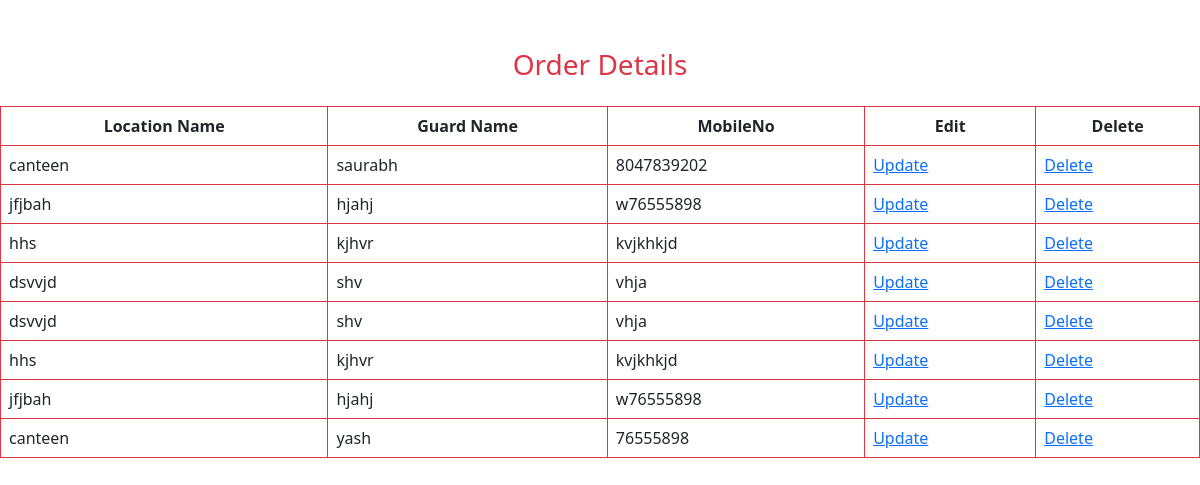
Screenshot of /viewlocation.php with the database file from the repository.
### tables this page shows
CREATE TABLE `location` (
  `location_name` varchar(200) NOT NULL,
  `Guard_name` varchar(200) NOT NULL,
  `mobile` varchar(200) NOT NULL
);

### viewlocation.php (the view, shortened to what this page needs)
<html>
    <head>
    <link rel='stylesheet' href='https://maxcdn.bootstrapcdn.com/font-awesome/4.7.0/css/font-awesome.min.css'>
  <link href="https://cdn.jsdelivr.net/npm/bootstrap@5.3.0-alpha3/dist/css/bootstrap.min.css" rel="stylesheet">
</head>
<body>
</body>
    <br />
    <h3 align="center" class="m-4 text-danger font-weight-light">Order Details</h3>
    <div class="table-responsive">
<?php
include "connection.php";
if($conn)
{
    $query="SELECT * FROM location";
$result=mysqli_query($conn,$query);
$cnt=mysqli_num_rows($result);
if($cnt>0)
{
    ?>
    <table class="table table-bordered border border-danger">
            <tr>
                            <th class="title" scope="col">Location Name</th>
                            <th class="title" scope="col">Guard Name</th>
                            <th class="title" scope="col">MobileNo</th>
                            <th class="title" scope="col">Edit</th>
                            <th class="title" scope="col">Delete</th>
      </tr>
    <?php
    while($line=mysqli_fetch_assoc($result))
    {
        $elink="<a href=''>Update</a>";
        $dlink="<a href=''>Delete</a>";
        ?>
         <tr>
                                <td class="table-data">
                                <?php echo $line['location_name']; ?>
                        </td>
                                <td class="table-data">
                                    <?php echo $line['Guard_name']; ?>
                        </td>
                                <td class="table-data">
                                    <?php echo $line['mobile']; ?>
                        </td>
                                <td class="table-data">
                                    <?php echo $elink; ?>
                        </td>
                                <td class="table-data">
                                    <?php echo $dlink; ?>
                        </td>
    </tr>
    <?php
    }
}
}
else{
    die('Connection failed'.mysqli_error($conn));
}
?>
</table>
</div>
    </html>

### viewlocation.php (style rules this page uses)
.title { text-align: center; }

### rows the page displays
location: location_name "canteen", Guard_name "saurabh", mobile "8047839202"
location: location_name "jfjbah", Guard_name "hjahj", mobile "w76555898"
location: location_name "hhs", Guard_name "kjhvr", mobile "kvjkhkjd"
location: location_name "dsvvjd", Guard_name "shv", mobile "vhja"
location: location_name "dsvvjd", Guard_name "shv", mobile "vhja"
location: location_name "hhs", Guard_name "kjhvr", mobile "kvjkhkjd"
location: location_name "jfjbah", Guard_name "hjahj", mobile "w76555898"
location: location_name "canteen", Guard_name "yash", mobile "76555898"
